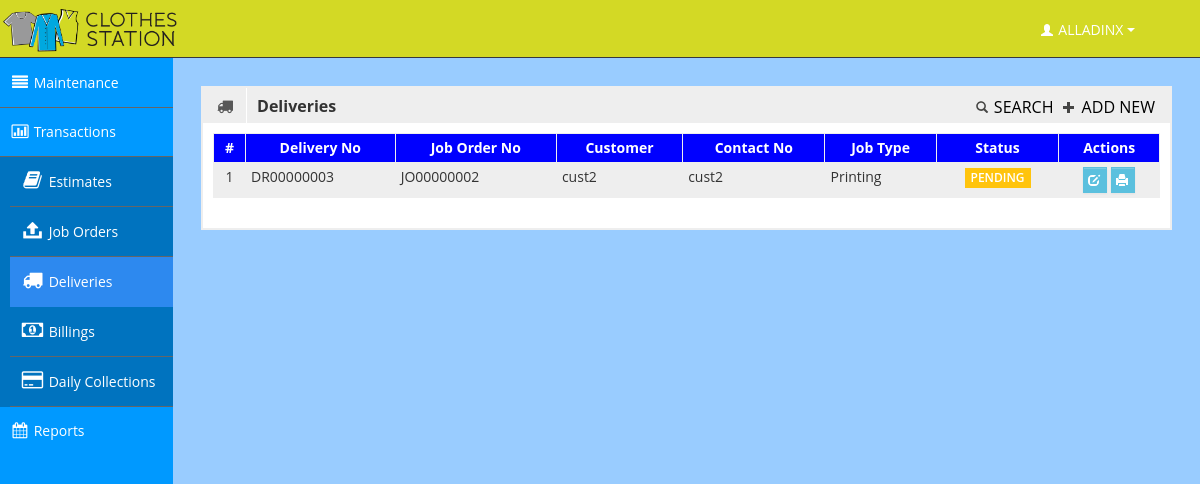
The app's page /deliveries.php (signed in) with its own data.
### tables this page shows
CREATE TABLE `usermenuaccess` (
  `id` int(11) NOT NULL AUTO_INCREMENT,
  `userName` varchar(20) DEFAULT NULL,
  `menuCode` varchar(20) DEFAULT NULL,
  PRIMARY KEY (`id`)
);

CREATE TABLE `deliverymaster` (
  `id` int(11) NOT NULL AUTO_INCREMENT,
  `deliveryCode` varchar(20) DEFAULT NULL,
  `jobOrderReferenceNo` varchar(20) DEFAULT NULL,
  `amount` decimal(12,2) DEFAULT NULL,
  `discount` decimal(12,2) DEFAULT NULL,
  `vat` decimal(12,2) DEFAULT NULL,
  `subTotal` decimal(12,2) DEFAULT NULL,
  `totalAmount` decimal(12,2) DEFAULT NULL,
  `preparedBy` varchar(20) DEFAULT NULL,
  `preparedDate` datetime DEFAULT NULL,
  `createdDate` datetime DEFAULT NULL,
  `createdBy` varchar(20) DEFAULT NULL,
  `modifiedDate` datetime DEFAULT NULL,
  `modifiedBy` varchar(20) DEFAULT NULL,
  `status` int(1) DEFAULT '0',
  PRIMARY KEY (`id`)
);

### model/usermenuModel.php (called while the page is built, shortened)
<?
	$csdb = new DBConfig();
	$csdb->setClothesDB();
	$usermenu = new Table();
	$usermenu->setSQLType($csdb->getSQLType());
	$usermenu->setInstance($csdb->getInstance());
	$usermenu->setView("usermenuaccess_v");
	$usermenu->setParam("WHERE userName = '$userid' ORDER BY sortNo,menuDesc");
	$usermenu->doQuery("query");
	$row_usermenu = $usermenu->getLists();
	for($i=0;$i<count($row_usermenu);$i++){
		if($row_usermenu[$i]['isMaintenance'] > 0){
			$menuMain[] = array("menuDesc" => $row_usermenu[$i]['menuDesc']
								,"link" => $row_usermenu[$i]['link']
								,"icon" => $row_usermenu[$i]['icon']);
		}
		if($row_usermenu[$i]['isTransactions'] > 0){
			$menuTrans[] = array("menuDesc" => $row_usermenu[$i]['menuDesc']
								,"link" => $row_usermenu[$i]['link']
								,"icon" => $row_usermenu[$i]['icon']);
		}
		if($row_usermenu[$i]['isReports'] > 0){
			$menuReps[] = array("menuDesc" => $row_usermenu[$i]['menuDesc']
								,"link" => $row_usermenu[$i]['link']
								,"icon" => $row_usermenu[$i]['icon']);
		}
	}
?>

### inc/Table.php (called while the page is built, shortened)
<?
	class Table Extends Database{
		public function setView($view){
			$this->view = $view;
		}
		public function setSQLType($sqltype){
			$this->sqltype = $sqltype;
		}
		public function setInstance($ins){
			$this->ins = $ins;
		}
		public function setParam($param){
			if(!empty($param)){
				$this->param = $param;
			}else{
				$this->param = null;
			}
		}
		public function doQuery($task){
			$col = $this->col;
			if(empty($col)){
				$this->col = "*";
			}
			switch($task){
				case "query":
						$this->sql = "SELECT " . $this->col . " FROM " . $this->view . " " . $this->param;
						$this->qry = $this->Query($this->sql);
					break;
			}
		}
		private function Query($sql){
			switch($this->sqltype){
				case "mysql":
						$this->query = mysql_query($sql,$this->ins);
					break;
			}
			return $this->query;
		}
		private function setResult($result){
			$this->result = $result;
		}
		private function setNumFields(){
			switch($this->sqltype){
				case "mysql":
					$this->numfields = mysql_num_fields($this->result);
					break;
			}
		}
		private function setListMulti(){
			$this->data = array();
			$this->b = 0;
			switch($this->sqltype){
				case "mysql":
					while($this->row = mysql_fetch_array($this->result)){
						for($this->a=0; $this->a < $this->numfields; $this->a++){
							$this->fld = mysql_field_name($this->result,$this->a);
							$this->data[$this->b][$this->fld] = $this->row[$this->fld];
						}$this->b++;
					}
					break;
			}
		}
		public function getLists(){
			return $this->data;
		}
	}
?>

### inc/global.php (called while the page is built, shortened)
<?
	require_once(MODEL_PATH . USERMENUMODEL);
?>

### model/deliveriesModel.php (called while the page is built, shortened)
<?
	$csdb = new DBConfig();
	$csdb->setClothesDB();
	$deliveries = new Table();
	$deliveries->setSQLType($csdb->getSQLType());
	$deliveries->setInstance($csdb->getInstance());
	$deliveries->setView("deliverymaster_v");
	$deliveries->setParam("WHERE status = '0' ORDER BY createdDate");
	$deliveries->doQuery("query");
	$row_deliveries = $deliveries->getLists();
?>

### views/deliveries.php (the view, shortened to what this page needs)
<div class="row-fluid">
	<div class="box span12">
		<div class="box-header" data-original-title>
			<h2><i class="icon-truck"></i><span class="break"></span><b>Deliveries</b></h2>
			<div class="box-icon">
				<a href="delivery_add.php"><i class="halflings-icon plus"></i> ADD NEW</a>
			</div>
			<div class="box-icon">
				<a href="delivery_search.php"><i class="halflings-icon search"></i> SEARCH</a>
			</div>
		</div>
		<div class="box-content">
			<table class="table table-bordered table-condensed">
				<tr>
					<th>#</th>
					<th>Delivery No</th>
					<th>Job Order No</th>
					<th>Customer</th>
					<th>Contact No</th>
					<th>Job Type</th>
					<th>Status</th>
					<th>Actions</th>
				</tr>
				<?
					$cnt = 1;
					for($i=0;$i<count($row_deliveries);$i++){
						$delNo = $row_deliveries[$i]['deliveryCode'];
						$joNo = $row_deliveries[$i]['jobOrderReferenceNo'];
						$bg = null;
						$font = null;
						$lbl = 'warning';
						if($cnt%2){
							$bg = 'background: #eee;';
						}
						$style = $bg . $font;
				?>
				<tr>
					<td align="center" style="<?=$style;?>"><?=$cnt;?></td>
					<td align="left" style="<?=$style;?>"><?=$delNo;?></td>
					<td align="left" style="<?=$style;?>"><?=$joNo;?></td>
					<td align="left" style="<?=$style;?>"><?=$row_deliveries[$i]['customerName'];?></td>
					<td align="left" style="<?=$style;?>"><?=$row_deliveries[$i]['customerTelNo'];?></td>
					<td align="left" style="<?=$style;?>"><?=$row_deliveries[$i]['jobTypeDesc'];?></td>
					<td align="center" style="<?=$style;?>"><span class="label label-<?=$lbl;?>"><?=$row_deliveries[$i]['statusDesc'];?></span></td>
					<td align="center" style="<?=$style;?>">
						<a class="btn btn-info" href="delivery_edit.php?edit=1&id=<?=$delNo;?>" title="Edit <?=$delNo;?>">
							<i class="halflings-icon white edit"></i>
						</a>
						<a class="btn btn-info" href="#" onClick="DeliveryPrint('<?=$delNo;?>');" title="Print <?=$delNo;?>">
							<i class="halflings-icon white print"></i>
						</a>
					</td>
				</tr>
				<? $cnt++; } ?>
			 </table>
		</div>
	</div>
</div>

### deliveries.php (shortened to what this page needs)
<?
	require_once("inc/global.php");
	require_once(MODEL_PATH . DELIVERIESMODEL);
?>
<!DOCTYPE html><html lang="en">
<head>
	<link id="bootstrap-style" href="css/bootstrap.min.css" rel="stylesheet">
	<link href="css/bootstrap-responsive.min.css" rel="stylesheet">
	<link id="base-style" href="css/style.css" rel="stylesheet">
	<link id="base-style-responsive" href="css/style-responsive.css" rel="stylesheet">
</head>
<body>
	<? require_once("inc-box/header.php"); ?>
		<div class="container-fluid-full">
			<div class="row-fluid">
				<? require_once("inc-box/leftnav-menu.php"); ?>
				<div id="content" class="span10">
					<? require_once("views/deliveries.php");?>
				</div>
			</div>
		</div>
</body>
</html>

### inc-box/header.php (shortened to what this page needs)
<div class="navbar">
	<div class="navbar-inner">
		<div class="container-fluid">
			<a class="brand" href="index.html"><img src="img/logo.png" border="0" width="180" /></a>
			<div class="nav-no-collapse header-nav">
				<ul class="nav pull-right">
					<li class="dropdown">
						<a class="btn dropdown-toggle" data-toggle="dropdown" href="#">
							<i class="halflings-icon white user"></i> <?=$_SESSION['userFullName'];?>
							<span class="caret"></span>
						</a>
					</li>
				</ul>
			</div>
		</div>
	</div>
</div>

### inc-box/leftnav-menu.php (shortened to what this page needs)
<div id="sidebar-left" class="span2">
	<div class="nav-collapse sidebar-nav">
		<? if(count($row_usermenu) > 0){ ?>
		<ul class="nav nav-tabs nav-stacked main-menu">
			<? if(count($menuMain) > 0){ ?>
			<li>
				<a class="dropmenu" href="#"><i class="icon-align-justify"></i> <span class="hidden-tablet">Maintenance</span></a>
			</li>
			<? } if(count($menuTrans) > 0){ ?>
			<li>
				<a class="dropmenu" href="#"><i class="icon-bar-chart"></i> <span class="hidden-tablet">Transactions</span></a>
				<ul>
					<? for($i=0;$i<count($menuTrans);$i++){ ?>
					<li><a class="submenu" href="<?=$menuTrans[$i]['link'];?>.php"><i class="<?=$menuTrans[$i]['icon'];?>"></i> <span class="hidden-tablet"><?=$menuTrans[$i]['menuDesc'];?></span></a></li>
					<? } ?>
				</ul>
			</li>
			<? } if(count($menuReps) > 0){ ?>
			<li>
				<a class="dropmenu" href="#"><i class="icon-calendar"></i> <span class="hidden-tablet">Reports</span></a>
			</li>
			<? } ?>
		</ul>
		<? }else{ ?>
		<p><br />Please contact the administrator for your menu access.</p>
		<? } ?>
	</div>
</div>

### css/style-responsive.css (style rules this page uses)
@media (min-width: 1200px) { .container-fluid-full { overflow: hidden; position: relative; height: 100%; } }
@media (min-width: 1200px) { #content { width: 85.578%; padding: 28px; margin: 0px 0px; margin-left: 14.422% !important; } }
@media (min-width: 1200px) { #sidebar-left { background: #0099ff; margin-left: 0px !important; position: absolute; height: 100%; } }
@media (min-width: 1200px) { .sidebar-nav > ul { margin: 0px; } }

### css/halflings.css (style rules this page uses)
html, html .halflings { -webkit-font-smoothing: antialiased !important; }
.halflings-icon { display: inline-block; width: 14px; height: 14px; line-height: 14px; vertical-align: text-top; background-image: url(../img/glyphicons_halflings.svg); background-position: 0 0; background-repeat: no-repeat; vertical-align: top; *display: inline; *zoom: 1; *margin-right: .3em; }
.halflings-icon.white { background-image: url(../img/glyphicons_halflings-white.svg); }
.halflings-icon.search { background-position: -48px 0; }
.halflings-icon.user { background-position: -168px 0; }
.halflings-icon.print { background-position: -96px -48px; }
.halflings-icon.edit { background-position: -96px -72px; }
.halflings-icon.plus { background-position: -408px -96px; }

### records on screen
usermenuaccess: menuDesc "Estimates"
usermenuaccess: menuDesc "Job Orders"
usermenuaccess: menuDesc "Deliveries"
usermenuaccess: menuDesc "Billings"
usermenuaccess: menuDesc "Daily Collections"
deliverymaster: deliveryCode "DR00000003", jobOrderReferenceNo "JO00000002", customerName "cust2", customerTelNo "cust2", jobTypeDesc "Printing", statusDesc "PENDING"

### other values on screen
$_SESSION['userFullName'] "ALLADINX"
